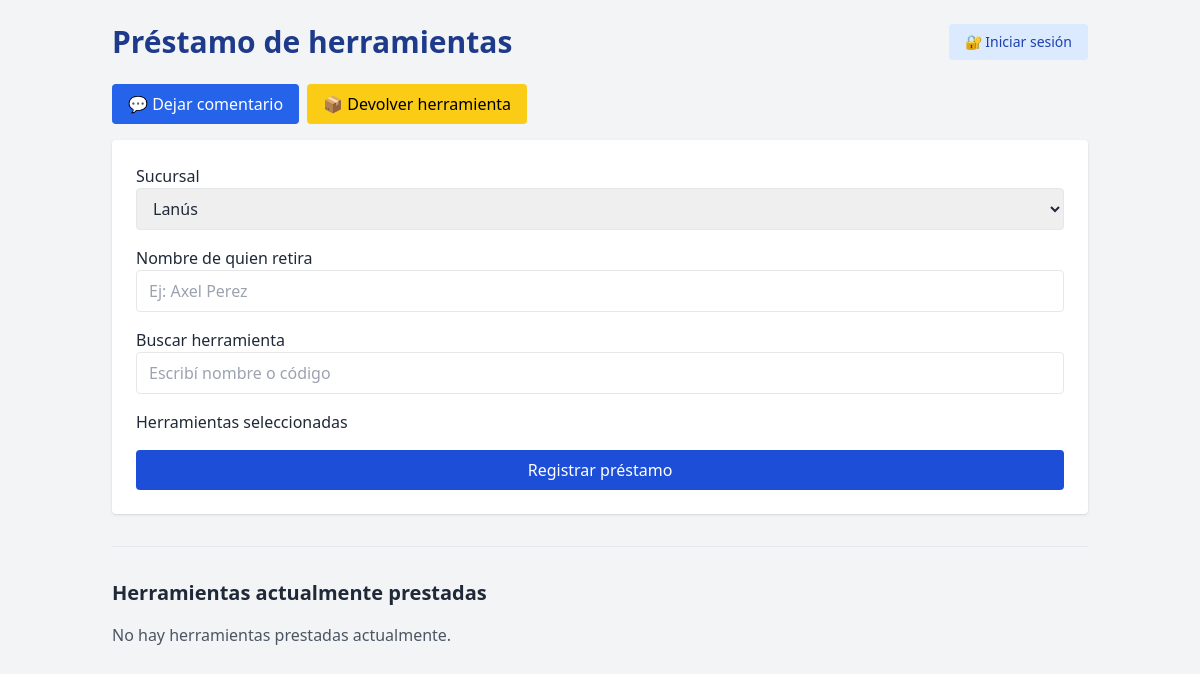
Before: / with the older database file.
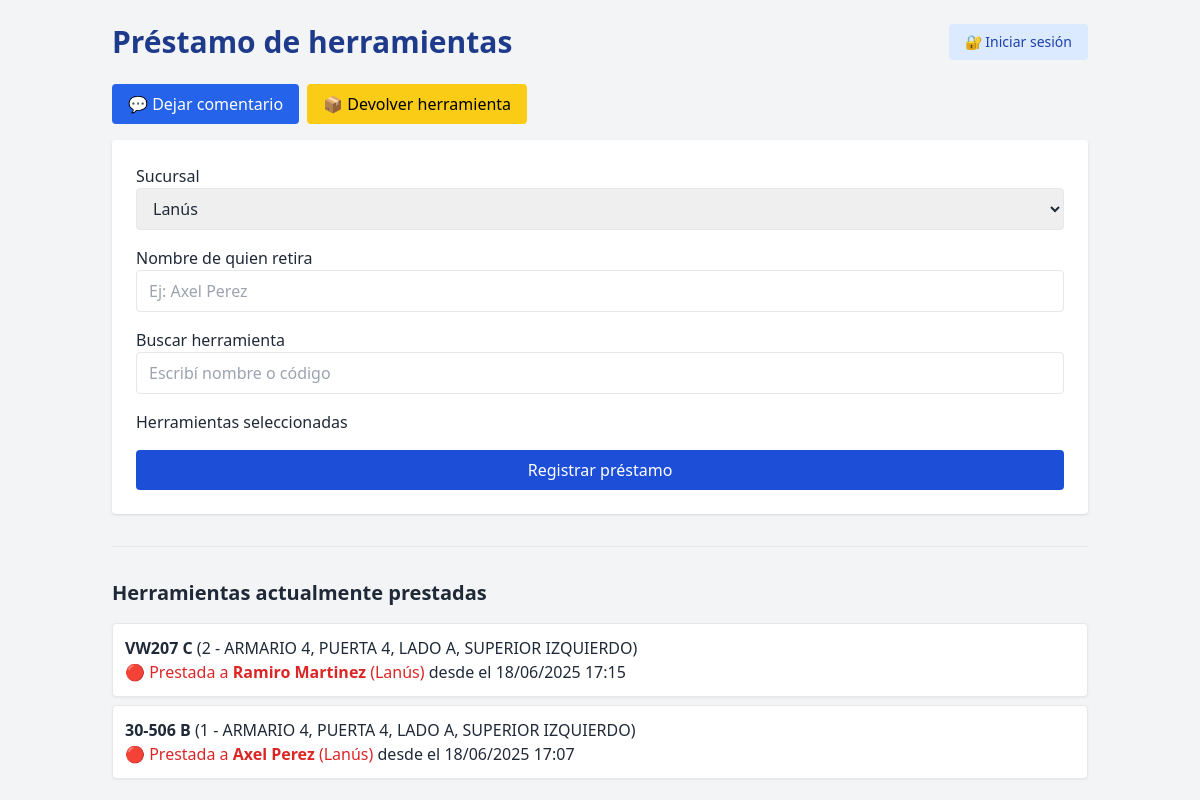
After: the same page with the newer database file.
### tables this page shows
CREATE TABLE `prestamos` (
  `id` int(11) NOT NULL AUTO_INCREMENT,
  `herramienta_id` int(11) NOT NULL,
  `mecanico_id` int(11) DEFAULT NULL,
  `nombre_personalizado` varchar(100) DEFAULT NULL,
  `sucursal` varchar(100) NOT NULL DEFAULT 'Lanús',
  `fecha_hora` datetime NOT NULL,
  `fecha_devolucion` datetime DEFAULT NULL,
  `devuelta` tinyint(1) DEFAULT 0,
  `comentario_devolucion` text DEFAULT NULL,
  `leido` tinyint(1) DEFAULT 0,
  PRIMARY KEY (`id`),
  KEY `herramienta_id` (`herramienta_id`),
  CONSTRAINT `prestamos_ibfk_1` FOREIGN KEY (`herramienta_id`) REFERENCES `herramientas` (`id`) ON UPDATE CASCADE
);

CREATE TABLE `herramientas` (
  `id` int(11) NOT NULL AUTO_INCREMENT,
  `codigo` varchar(50) DEFAULT NULL,
  `nombre` varchar(100) NOT NULL,
  `ubicacion` varchar(100) NOT NULL,
  `imagen` varchar(255) DEFAULT NULL,
  `cantidad` int(11) DEFAULT 1,
  PRIMARY KEY (`id`)
);

CREATE TABLE `mecanicos` (
  `id` int(11) NOT NULL AUTO_INCREMENT,
  `nombre` varchar(100) NOT NULL,
  PRIMARY KEY (`id`),
  UNIQUE KEY `nombre` (`nombre`)
);

### index.php (the view, shortened to what this page needs)
<?php
include 'includes/conexion.php';
$prestadasQuery = $conexion->query("
    SELECT h.nombre AS herramienta, h.codigo, h.ubicacion,
           p.fecha_hora, p.sucursal, m.nombre AS mecanico, p.nombre_personalizado
    FROM prestamos p
    LEFT JOIN herramientas h ON p.herramienta_id = h.id
    LEFT JOIN mecanicos m ON p.mecanico_id = m.id
    WHERE p.devuelta = 0
    ORDER BY p.fecha_hora DESC
");
$prestadas = [];
while ($row = $prestadasQuery->fetch_assoc()) {
    $prestadas[] = $row;
}
?>
<!DOCTYPE html>
<html lang="es">
<head>
  <script src="https://cdn.tailwindcss.com"></script>
</head>
<body class="bg-gray-100 text-gray-800">
<div class="max-w-5xl mx-auto p-6">
  <header class="flex items-center justify-between mb-6">
    <h1 class="text-3xl font-bold text-blue-900">Préstamo de herramientas</h1>
    <a href="login.php" class="text-sm bg-blue-100 text-blue-800 px-4 py-2 rounded hover:bg-blue-200 transition">🔐 Iniciar sesión</a>
  </header>
  <div class="mb-4 flex gap-2">
    <a href="dejar_comentario.php" class="bg-blue-600 text-white px-4 py-2 rounded hover:bg-blue-700 transition">💬 Dejar comentario</a>
    <a href="devolver.php" class="bg-yellow-400 hover:bg-yellow-500 text-black px-4 py-2 rounded">📦 Devolver herramienta</a>
  </div>
  <form action="registrar_prestamo.php" method="post" class="space-y-4 bg-white p-6 rounded shadow" onsubmit="return validarFormulario()">
    <div>
      <label class="block font-medium">Sucursal</label>
      <select name="sucursal" id="sucursal" class="w-full border rounded px-3 py-2">
        <option value="Lanús">Lanús</option>
      </select>
    </div>
    <div>
      <label class="block font-medium">Nombre de quien retira</label>
      <input type="text" name="nombre_personalizado" id="nombre_personalizado" placeholder="Ej: Axel Perez" class="w-full border rounded px-3 py-2" autocomplete="off">
    </div>
    <div>
      <label class="block font-medium">Buscar herramienta</label>
      <input type="text" id="buscador_herramienta" class="w-full border rounded px-3 py-2" placeholder="Escribí nombre o código">
    </div>
    <div>
      <label class="block font-medium">Herramientas seleccionadas</label>
    </div>
    <div id="boton-flotante style:display: none;">
      <button type="submit" id="btnEnviar" class="w-full bg-blue-700 text-white py-2 rounded hover:bg-blue-800 transition" disabled>
        Registrar préstamo
      </button>
    </div>
  </form>
  <hr class="my-8">
  <h2 class="text-xl font-bold mb-4">Herramientas actualmente prestadas</h2>
  <?php if (count($prestadas) > 0): ?>
    <ul class="space-y-2">
      <?php foreach ($prestadas as $row): ?>
        <?php
          $nombre = htmlspecialchars($row['mecanico'] ?? $row['nombre_personalizado']);
          $sucursal = htmlspecialchars($row['sucursal']);
          $icono = $sucursal === 'Osvaldo Cruz' ? '🔵' : '🔴';
          $color = $sucursal === 'Osvaldo Cruz' ? 'text-blue-600' : 'text-red-600';
        ?>
        <li class="p-3 bg-white border rounded shadow-sm">
          <strong><?= htmlspecialchars($row['herramienta']) ?></strong>
          (<?= htmlspecialchars($row['codigo']) ?> - <?= htmlspecialchars($row['ubicacion']) ?>)<br>
          <?= $icono ?> <span class="<?= $color ?>">Prestada a <strong><?= $nombre ?></strong> (<?= $sucursal ?>)</span>
          desde el <?= date('d/m/Y H:i', strtotime($row['fecha_hora'])) ?>
        </li>
      <?php endforeach; ?>
    </ul>
  <?php else: ?>
    <p class="text-gray-600">No hay herramientas prestadas actualmente.</p>
  <?php endif; ?>
</div>
</body>
</html>

Changed rows visible on the page:
added prestamos: herramienta.nombre "VW207 C", herramienta.codigo "2", herramienta.ubicacion "ARMARIO 4, PUERTA 4, LADO A, SUPERIOR IZQUIERDO", sucursal "🔴", mecanico.nombre "Ramiro Martinez", sucursal "Lanús", fecha_hora "18/06/2025 17:15"
added prestamos: herramienta.nombre "30-506 B", herramienta.codigo "1", herramienta.ubicacion "ARMARIO 4, PUERTA 4, LADO A, SUPERIOR IZQUIERDO", sucursal "🔴", mecanico.nombre "Axel Perez", sucursal "Lanús", fecha_hora "18/06/2025 17:07"
Other visible differences:
text no longer shown: "No hay herramientas prestadas actualmente."
